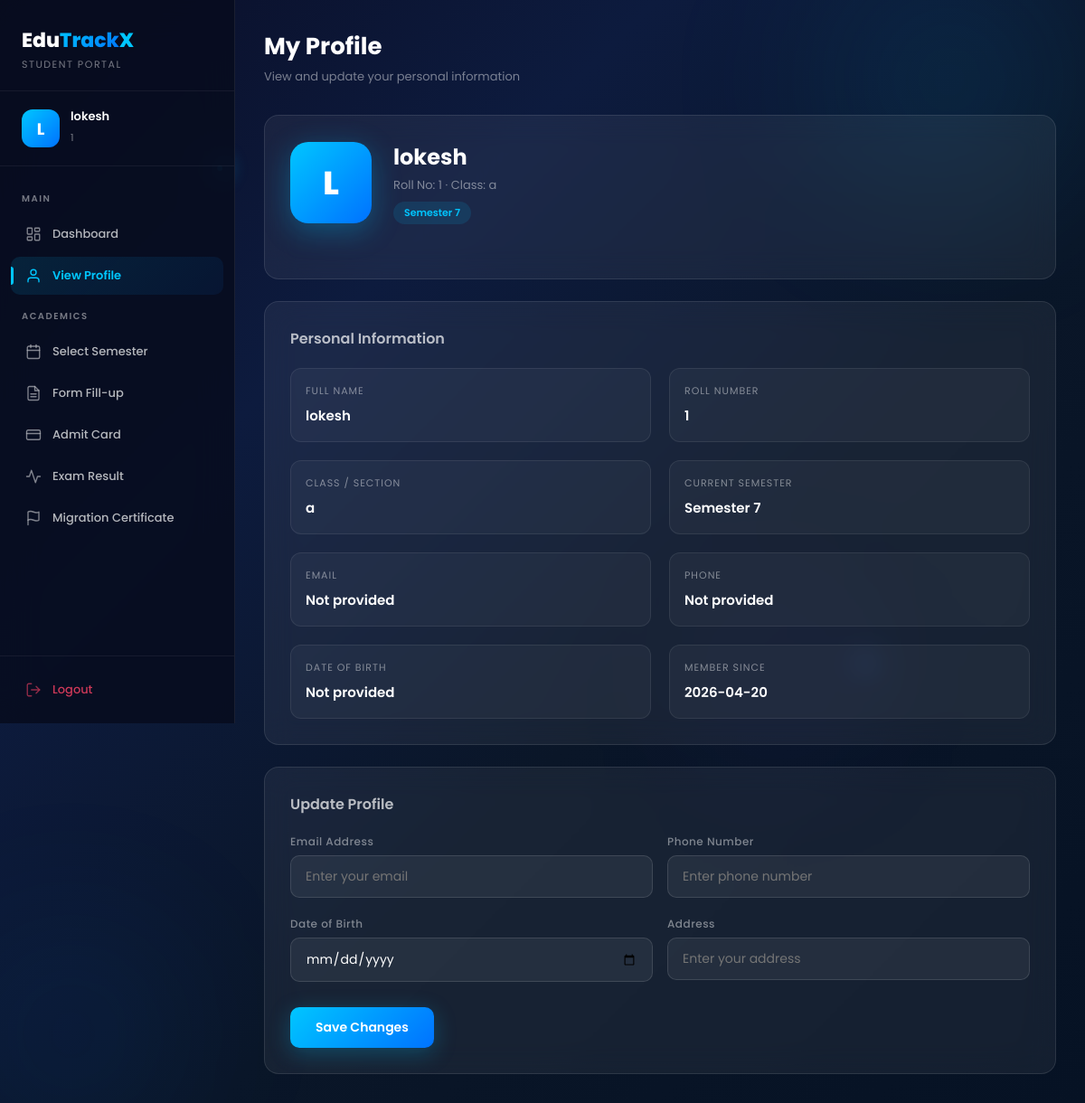
/student/profile (signed in), run on the app's committed database.
### tables this page shows
CREATE TABLE students (
            id INTEGER PRIMARY KEY AUTOINCREMENT,
            name TEXT NOT NULL,
            roll_no TEXT NOT NULL UNIQUE,
            class TEXT NOT NULL,
            password TEXT NOT NULL,
            created_at TIMESTAMP DEFAULT CURRENT_TIMESTAMP
        , email VARCHAR(100) DEFAULT NULL, phone VARCHAR(20) DEFAULT NULL, dob VARCHAR(20) DEFAULT NULL, address VARCHAR(255) DEFAULT NULL, current_semester INTEGER DEFAULT 1);

### app.py (the view, shortened to what this page needs)
@app.route('/student/profile', methods=['GET', 'POST'])
def student_profile():
    if 'student_id' not in session:
        return redirect(url_for('student_login_page'))
    student = get_current_student()
    return render_template('student_profile.html',
        student=student,
        active_page='profile'
    )

### app.py (called while the page is built)
def dict_factory(cursor, row):
    d = {}
    for idx, col in enumerate(cursor.description):
        d[col[0]] = row[idx]
    return d

def get_db_connection():
    try:
        conn = sqlite3.connect('database.db', check_same_thread=False)
        conn.row_factory = dict_factory
        return conn
    except Exception as e:
        print(f"CRITICAL: Database connection failed! {e}")
        return None

def get_current_student():
    if 'student_id' not in session:
        return None
    conn = get_db_connection()
    if not conn:
        return None
    cursor = conn.cursor()
    cursor.execute("SELECT * FROM students WHERE id = ?", (session['student_id'],))
    student = cursor.fetchone()
    cursor.close()
    conn.close()
    return student

### templates/student_profile.html (shortened to what this page needs)
{% extends 'student_portal_base.html' %}
{% block content %}
<div class="portal-header">
  <div>
    <h1>My Profile</h1>
    <p>View and update your personal information</p>
  </div>
</div>
<div class="portal-card" style="margin-bottom: 24px;">
  <div class="profile-header">
    <div class="profile-avatar-lg">{{ student.name[0] | upper }}</div>
    <div class="profile-details">
      <h2>{{ student.name }}</h2>
      <p>Roll No: {{ student.roll_no }} &middot; Class: {{ student.class }}</p>
      <span class="profile-tag">Semester {{ student.current_semester or 1 }}</span>
    </div>
  </div>
</div>
<div class="portal-card" style="margin-bottom: 24px;">
  <h3 style="font-size: 16px; font-weight: 600; color: var(--text-secondary); margin-bottom: 20px;">Personal Information</h3>
  <div class="profile-info-grid">
    <div class="profile-info-item">
      <label>Full Name</label>
      <span>{{ student.name }}</span>
    </div>
    <div class="profile-info-item">
      <label>Roll Number</label>
      <span>{{ student.roll_no }}</span>
    </div>
    <div class="profile-info-item">
      <label>Class / Section</label>
      <span>{{ student.class }}</span>
    </div>
    <div class="profile-info-item">
      <label>Current Semester</label>
      <span>Semester {{ student.current_semester or 1 }}</span>
    </div>
    <div class="profile-info-item">
      <label>Email</label>
      <span>{{ student.email or 'Not provided' }}</span>
    </div>
    <div class="profile-info-item">
      <label>Phone</label>
      <span>{{ student.phone or 'Not provided' }}</span>
    </div>
    <div class="profile-info-item">
      <label>Date of Birth</label>
      <span>{{ student.dob or 'Not provided' }}</span>
    </div>
    <div class="profile-info-item">
      <label>Member Since</label>
      <span>{{ student.created_at[:10] if student.created_at else 'N/A' }}</span>
    </div>
  </div>
</div>
<div class="portal-card">
  <h3 style="font-size: 16px; font-weight: 600; color: var(--text-secondary); margin-bottom: 20px;">Update Profile</h3>
  <form class="portal-form" method="POST" action="{{ url_for('student_profile') }}">
    <div class="form-row">
      <div class="form-group">
        <label for="email">Email Address</label>
        <input type="email" name="email" id="email" value="{{ student.email or '' }}" placeholder="Enter your email">
      </div>
      <div class="form-group">
        <label for="phone">Phone Number</label>
        <input type="tel" name="phone" id="phone" value="{{ student.phone or '' }}" placeholder="Enter phone number">
      </div>
    </div>
    <div class="form-row">
      <div class="form-group">
        <label for="dob">Date of Birth</label>
        <input type="date" name="dob" id="dob" value="{{ student.dob or '' }}">
      </div>
      <div class="form-group">
        <label for="address">Address</label>
        <input type="text" name="address" id="address" value="{{ student.address or '' }}" placeholder="Enter your address">
      </div>
    </div>
    <div style="display: flex; gap: 12px; margin-top: 8px;">
      <button type="submit" class="portal-btn">Save Changes</button>
    </div>
  </form>
</div>
{% endblock %}

### templates/student_portal_base.html (shortened to what this page needs)
<!DOCTYPE html>
<html lang="en">
<head>
  <link rel="stylesheet" href="{{ url_for('static', filename='css/style.css') }}">
  <link rel="stylesheet" href="{{ url_for('static', filename='css/student_portal.css') }}">
</head>
<body>
  <canvas id="bg-canvas"></canvas>
  <div class="floating-shapes" aria-hidden="true">
    <div class="blob blob-1"></div>
    <div class="blob blob-2"></div>
    <div class="blob blob-3"></div>
    <div class="glow-orb glow-orb-1"></div>
    <div class="glow-orb glow-orb-2"></div>
  </div>
  <div class="portal-wrapper">
    <aside class="portal-sidebar" id="portal-sidebar">
      <div class="sidebar-brand">
        <h2><span class="brand-edu">Edu</span><span class="brand-track">Track</span><span class="brand-x">X</span></h2>
        <p>Student Portal</p>
      </div>
      <div class="sidebar-user">
        <div class="sidebar-avatar">{{ student.name[0] | upper if student else 'S' }}</div>
        <div class="sidebar-user-info">
          <h4>{{ student.name if student else 'Student' }}</h4>
          <span>{{ student.roll_no if student else '' }}</span>
        </div>
      </div>
      <nav class="sidebar-nav">
        <span class="nav-label">Main</span>
        <a href="{{ url_for('student_dashboard') }}" class="nav-link {% if active_page == 'dashboard' %}active{% endif %}" id="nav-dashboard">
          Dashboard
        </a>
        <a href="{{ url_for('student_profile') }}" class="nav-link {% if active_page == 'profile' %}active{% endif %}" id="nav-profile">
          <svg viewBox="0 0 24 24" fill="none" stroke="currentColor" stroke-width="1.8" stroke-linecap="round" stroke-linejoin="round"><path d="M20 21v-2a4 4 0 0 0-4-4H8a4 4 0 0 0-4 4v2"/><circle cx="12" cy="7" r="4"/></svg>
          View Profile
        </a>
        <span class="nav-label">Academics</span>
        <a href="{{ url_for('student_semester_page') }}" class="nav-link {% if active_page == 'semester' %}active{% endif %}" id="nav-semester">
          <svg viewBox="0 0 24 24" fill="none" stroke="currentColor" stroke-width="1.8" stroke-linecap="round" stroke-linejoin="round"><rect x="3" y="4" width="18" height="18" rx="2"/><line x1="16" y1="2" x2="16" y2="6"/><line x1="8" y1="2" x2="8" y2="6"/><line x1="3" y1="10" x2="21" y2="10"/></svg>
          Select Semester
        </a>
        <a href="{{ url_for('student_form_fillup') }}" class="nav-link {% if active_page == 'form' %}active{% endif %}" id="nav-form">
          <svg viewBox="0 0 24 24" fill="none" stroke="currentColor" stroke-width="1.8" stroke-linecap="round" stroke-linejoin="round"><path d="M14 2H6a2 2 0 0 0-2 2v16a2 2 0 0 0 2 2h12a2 2 0 0 0 2-2V8z"/><polyline points="14 2 14 8 20 8"/><line x1="16" y1="13" x2="8" y2="13"/><line x1="16" y1="17" x2="8" y2="17"/></svg>
          Form Fill-up
        </a>
        <a href="{{ url_for('student_admit_card') }}" class="nav-link {% if active_page == 'admit' %}active{% endif %}" id="nav-admit">
          <svg viewBox="0 0 24 24" fill="none" stroke="currentColor" stroke-width="1.8" stroke-linecap="round" stroke-linejoin="round"><rect x="2" y="5" width="20" height="14" rx="2"/><line x1="2" y1="10" x2="22" y2="10"/></svg>
          Admit Card
        </a>
        <a href="{{ url_for('student_result_page') }}" class="nav-link {% if active_page == 'result' %}active{% endif %}" id="nav-result">
          <svg viewBox="0 0 24 24" fill="none" stroke="currentColor" stroke-width="1.8" stroke-linecap="round" stroke-linejoin="round"><path d="M22 12h-4l-3 9L9 3l-3 9H2"/></svg>
          Exam Result
        </a>
        <a href="{{ url_for('student_migration') }}" class="nav-link {% if active_page == 'migration' %}active{% endif %}" id="nav-migration">
          <svg viewBox="0 0 24 24" fill="none" stroke="currentColor" stroke-width="1.8" stroke-linecap="round" stroke-linejoin="round"><path d="M4 15s1-1 4-1 5 2 8 2 4-1 4-1V3s-1 1-4 1-5-2-8-2-4 1-4 1z"/><line x1="4" y1="22" x2="4" y2="15"/></svg>
          Migration Certificate
        </a>
      </nav>
      <div class="sidebar-footer">
        <a href="{{ url_for('student_logout') }}" class="nav-link" id="nav-logout">
          <svg viewBox="0 0 24 24" fill="none" stroke="currentColor" stroke-width="1.8" stroke-linecap="round" stroke-linejoin="round"><path d="M9 21H5a2 2 0 0 1-2-2V5a2 2 0 0 1 2-2h4"/><polyline points="16 17 21 12 16 7"/><line x1="21" y1="12" x2="9" y2="12"/></svg>
          Logout
        </a>
      </div>
    </aside>
    <main class="portal-main">
      {% block content %}{% endblock %}
    </main>
  </div>
</body>
</html>

### static/css/style.css (style rules this page uses)
*, *::before, *::after { margin: 0; padding: 0; box-sizing: border-box; }
:root { --accent: #00c6ff; --accent-deep: #0072ff; --accent-glow: rgba(0, 198, 255, 0.4); --accent-glow-soft: rgba(0, 198, 255, 0.15); --glass-bg: rgba(255, 255, 255, 0.08); --glass-border: rgba(255, 255, 255, 0.18); --glass-bg-strong: rgba(255, 255, 255, 0.12); --input-bg: rgba(255, 255, 255, 0.06); --input-border: rgba(255, 255, 255, 0.12); --input-focus-border: rgba(0, 198, 255, 0.5); --text-primary: #ffffff; --text-secondary: rgba(255, 255, 255, 0.7); --text-muted: rgba(255, 255, 255, 0.45); --text-placeholder: rgba(255, 255, 255, 0.35); --shadow-card: 0 25px 60px rgba(0, 0, 0, 0.35), 0 0 80px rgba(0, 114, 255, 0.08); --shadow-btn: 0 8px 32px rgba(0, 198, 255, 0.3); --shadow-btn-hover: 0 12px 40px rgba(0, 198, 255, 0.5); --card-radius: 20px; --input-radius: 12px; --btn-radius: 12px; --font: 'Poppins', -apple-system, BlinkMacSystemFont, sans-serif; --bg-gradient: linear-gradient(135deg, #0a0e27 0%, #0d1b3e 30%, #0a1628 60%, #061224 100%); }
html { height: 100%; }
body { font-family: var(--font); background: var(--bg-gradient); min-height: 100vh; display: flex; align-items: center; justify-content: center; overflow: hidden; -webkit-font-smoothing: antialiased; -moz-osx-font-smoothing: grayscale; position: relative; }
#bg-canvas { position: fixed; inset: 0; z-index: 0; width: 100%; height: 100%; pointer-events: none; }
.floating-shapes { position: fixed; inset: 0; z-index: 1; pointer-events: none; overflow: hidden; }
.blob { position: absolute; border-radius: 50%; filter: blur(80px); opacity: 0; animation: blobAppear 1s ease forwards; }
.blob-1 { width: 420px; height: 420px; background: radial-gradient(circle, rgba(0, 198, 255, 0.12) 0%, transparent 70%); top: -10%; right: -5%; animation-delay: 0.3s; animation: blobAppear 1s ease 0.3s forwards, blobFloat1 18s ease-in-out infinite 1.3s; }
.blob-2 { width: 350px; height: 350px; background: radial-gradient(circle, rgba(0, 114, 255, 0.1) 0%, transparent 70%); bottom: -8%; left: -8%; animation-delay: 0.5s; animation: blobAppear 1s ease 0.5s forwards, blobFloat2 22s ease-in-out infinite 1.5s; }
.blob-3 { width: 280px; height: 280px; background: radial-gradient(circle, rgba(100, 50, 255, 0.08) 0%, transparent 70%); top: 50%; left: 60%; animation-delay: 0.7s; animation: blobAppear 1s ease 0.7s forwards, blobFloat3 20s ease-in-out infinite 1.7s; }
.glow-orb { position: absolute; border-radius: 50%; opacity: 0; }
.glow-orb-1 { width: 6px; height: 6px; background: var(--accent); box-shadow: 0 0 20px 8px var(--accent-glow); top: 15%; left: 20%; animation: orbFloat 8s ease-in-out infinite, blobAppear 0.8s ease 1.5s forwards; }
.glow-orb-2 { width: 4px; height: 4px; background: rgba(100, 150, 255, 0.9); box-shadow: 0 0 16px 6px rgba(100, 150, 255, 0.3); top: 60%; right: 20%; animation: orbFloat 10s ease-in-out infinite reverse, blobAppear 0.8s ease 1.8s forwards; }
.brand-edu { color: var(--text-primary); }
.brand-track { background: linear-gradient(135deg, var(--accent), var(--accent-deep)); -webkit-background-clip: text; -webkit-text-fill-color: transparent; background-clip: text; }
.brand-x { color: var(--accent); font-weight: 800; position: relative; }

### data on the page
students: name "L", name "lokesh", roll_no "1", class "a", current_semester "7", created_at "2026-04-20"

### other printed values
{{ student.email or 'Not provided' }} "Not provided"
{{ student.phone or 'Not provided' }} "Not provided"
{{ student.dob or 'Not provided' }} "Not provided"
